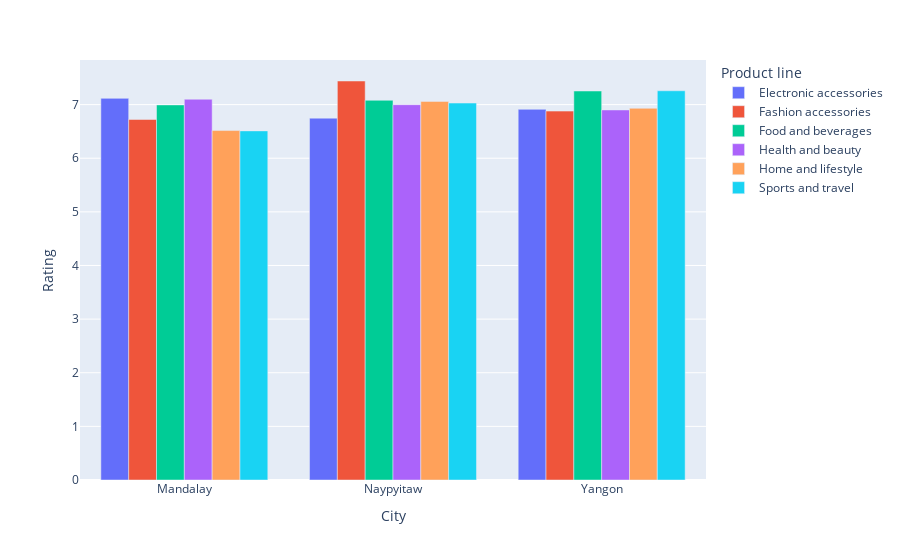

Write notebook code for a chart like this one.
### Code cell
px.bar(data_frame=product_ratings_df, x='City', y='Rating', color='Product line', barmode='group')

### Figure 1 — Plotly figure (JSON) as saved in the notebook; plotly's stock layout.template omitted (floating-point values rounded to 4 significant figures)
{"data": [{"alignmentgroup": "True", "hovertemplate": "Product line=Electronic accessories<br>City=%{x}<br>Rating=%{y}<extra></extra>", "legendgroup": "Electronic accessories", "marker": {"color": "#636efa", "pattern": {"shape": ""}}, "name": "Electronic accessories", "offsetgroup": "Electronic accessories", "orientation": "v", "showlegend": true, "textposition": "auto", "type": "bar", "x": ["Mandalay", "Naypyitaw", "Yangon"], "xaxis": "x", "y": [7.116, 6.747, 6.912], "yaxis": "y"}, {"alignmentgroup": "True", "hovertemplate": "Product line=Fashion accessories<br>City=%{x}<br>Rating=%{y}<extra></extra>", "legendgroup": "Fashion accessories", "marker": {"color": "#EF553B", "pattern": {"shape": ""}}, "name": "Fashion accessories", "offsetgroup": "Fashion accessories", "orientation": "v", "showlegend": true, "textposition": "auto", "type": "bar", "x": ["Mandalay", "Naypyitaw", "Yangon"], "xaxis": "x", "y": [6.723, 7.44, 6.878], "yaxis": "y"}, {"alignmentgroup": "True", "hovertemplate": "Product line=Food and beverages<br>City=%{x}<br>Rating=%{y}<extra></extra>", "legendgroup": "Food and beverages", "marker": {"color": "#00cc96", "pattern": {"shape": ""}}, "name": "Food and beverages", "offsetgroup": "Food and beverages", "orientation": "v", "showlegend": true, "textposition": "auto", "type": "bar", "x": ["Mandalay", "Naypyitaw", "Yangon"], "xaxis": "x", "y": [6.994, 7.08, 7.253], "yaxis": "y"}, {"alignmentgroup": "True", "hovertemplate": "Product line=Health and beauty<br>City=%{x}<br>Rating=%{y}<extra></extra>", "legendgroup": "Health and beauty", "marker": {"color": "#ab63fa", "pattern": {"shape": ""}}, "name": "Health and beauty", "offsetgroup": "Health and beauty", "orientation": "v", "showlegend": true, "textposition": "auto", "type": "bar", "x": ["Mandalay", "Naypyitaw", "Yangon"], "xaxis": "x", "y": [7.1, 6.998, 6.9], "yaxis": "y"}, {"alignmentgroup": "True", "hovertemplate": "Product line=Home and lifestyle<br>City=%{x}<br>Rating=%{y}<extra></extra>", "legendgroup": "Home and lifestyle", "marker": {"color": "#FFA15A", "pattern": {"shape": ""}}, "name": "Home and lifestyle", "offsetgroup": "Home and lifestyle", "orientation": "v", "showlegend": true, "textposition": "auto", "type": "bar", "x": ["Mandalay", "Naypyitaw", "Yangon"], "xaxis": "x", "y": [6.516, 7.06, 6.931], "yaxis": "y"}, {"alignmentgroup": "True", "hovertemplate": "Product line=Sports and travel<br>City=%{x}<br>Rating=%{y}<extra></extra>", "legendgroup": "Sports and travel", "marker": {"color": "#19d3f3", "pattern": {"shape": ""}}, "name": "Sports and travel", "offsetgroup": "Sports and travel", "orientation": "v", "showlegend": true, "textposition": "auto", "type": "bar", "x": ["Mandalay", "Naypyitaw", "Yangon"], "xaxis": "x", "y": [6.51, 7.029, 7.258], "yaxis": "y"}], "layout": {"barmode": "group", "legend": {"title": {"text": "Product line"}, "tracegroupgap": 0}, "margin": {"t": 60}, "xaxis": {"anchor": "y", "domain": [0, 1], "title": {"text": "City"}}, "yaxis": {"anchor": "x", "domain": [0, 1], "title": {"text": "Rating"}}}}
